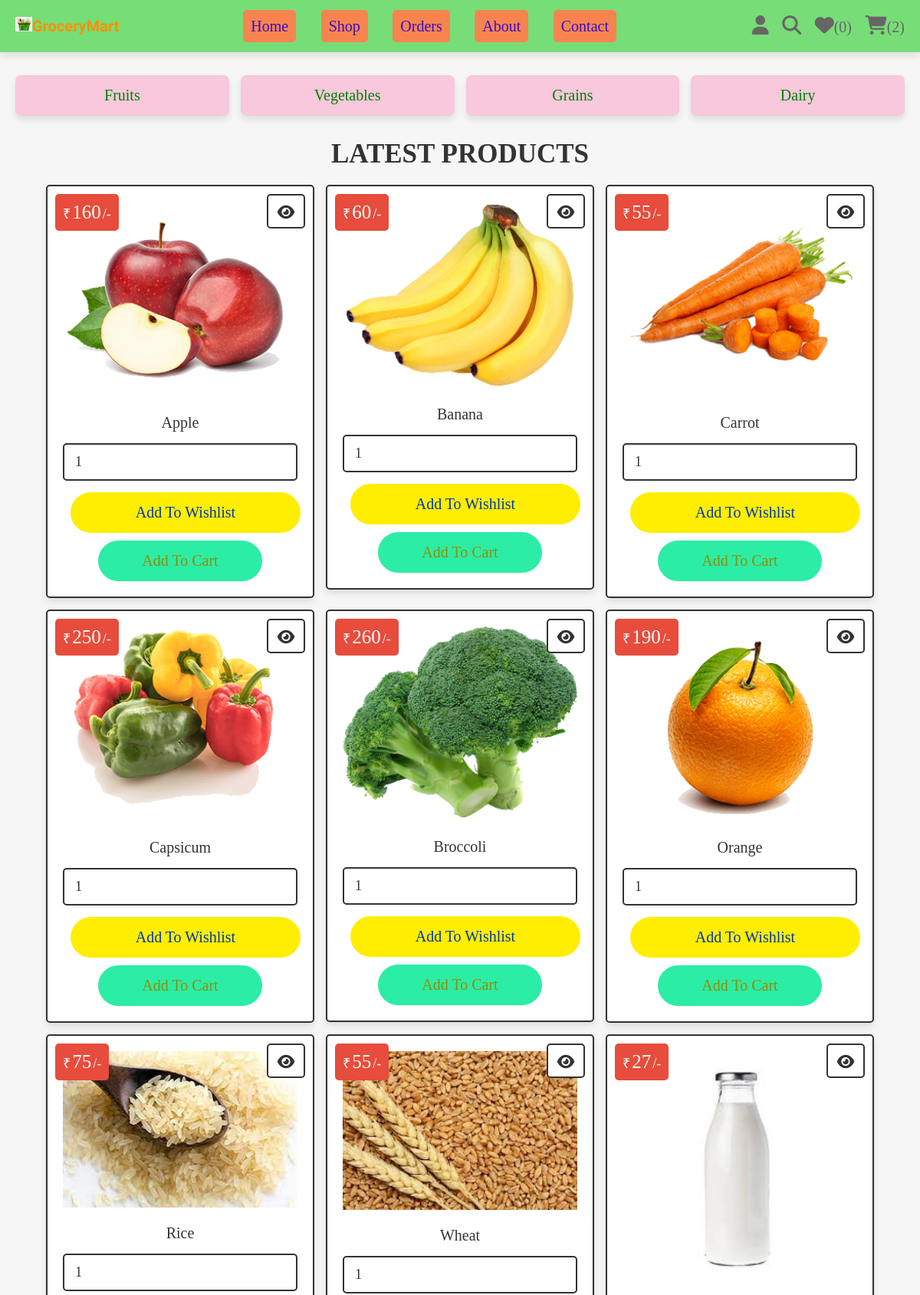
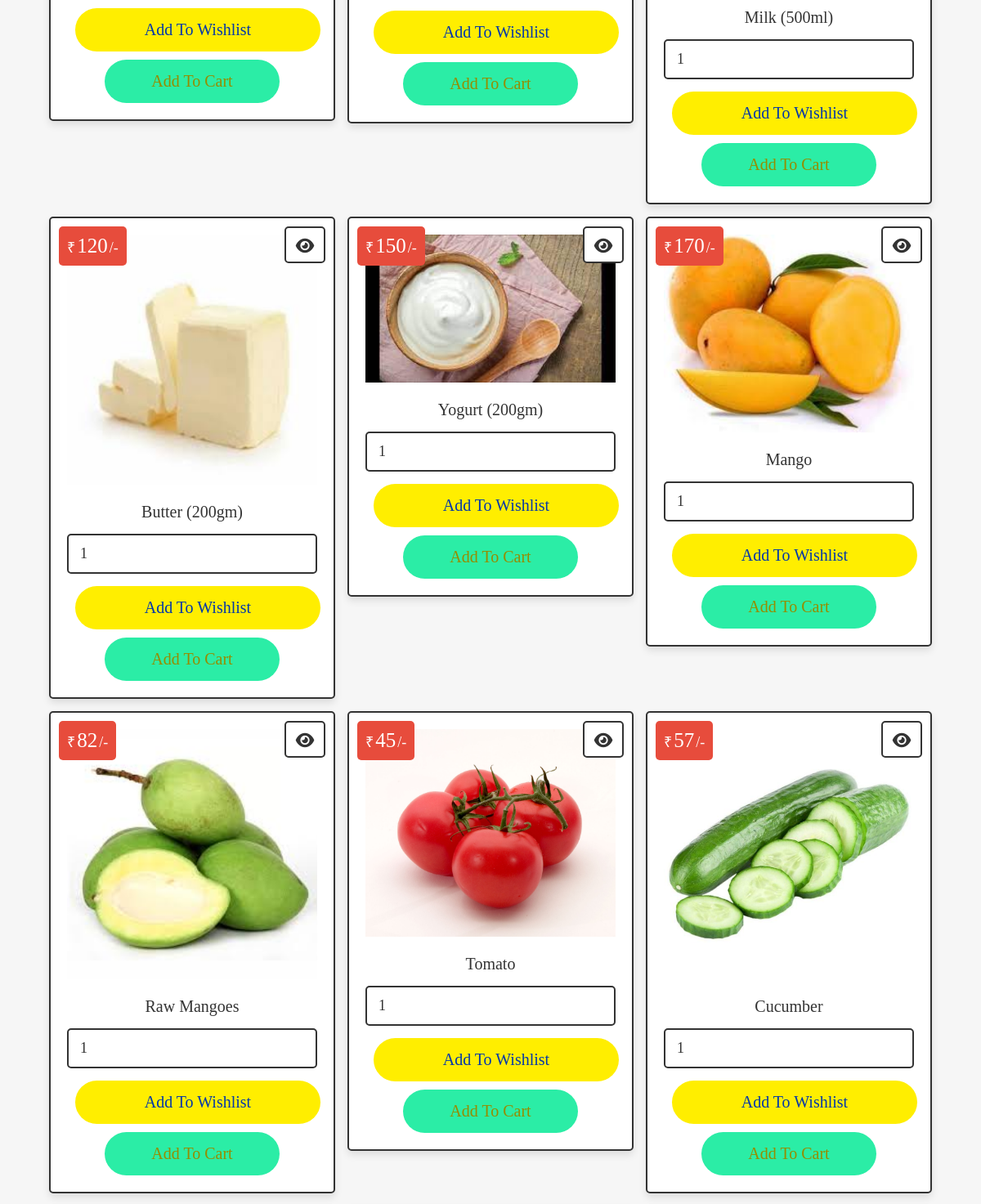
Screenshot of /shop.php (signed in, upper part) with the database file from the repository (2 pictures, top to bottom).
### tables this page shows
CREATE TABLE `products` (
  `id` int(100) NOT NULL,
  `name` varchar(100) NOT NULL,
  `category` varchar(20) NOT NULL,
  `details` varchar(500) NOT NULL,
  `price` int(100) NOT NULL,
  `image` varchar(100) NOT NULL
);

### shop.php (the view, shortened to what this page needs)
<?php
@include 'config.php';
?>
<!DOCTYPE html>
<html lang="en">
<head>
   <link rel="stylesheet" href="https://cdnjs.cloudflare.com/ajax/libs/font-awesome/6.1.1/css/all.min.css">
   <link rel="stylesheet" href="css/style.css">
</head>
<body>
<?php include 'header.php'; ?>
<section class="p-category">
   <a href="category.php?category=fruits">Fruits</a>
   <a href="category.php?category=vegetables">Vegetables</a>
   <a href="category.php?category=grains">Grains</a>
   <a href="category.php?category=dairy">Dairy</a>
</section>
<section class="products">
   <h1 class="title">latest products</h1>
   <div class="box-container">
   <?php
      $select_products = $conn->prepare("SELECT * FROM `products`");
      $select_products->execute();
      if($select_products->rowCount() > 0){
         while($fetch_products = $select_products->fetch(PDO::FETCH_ASSOC)){
   ?>
   <form action="" class="box" method="POST">
      <div class="price">₹<span><?= $fetch_products['price']; ?></span>/-</div>
      <a href="view_page.php?pid=<?= $fetch_products['id']; ?>" class="fas fa-eye"></a>
      <img src="uploaded_img/<?= $fetch_products['image']; ?>" alt="">
      <div class="name"><?= $fetch_products['name']; ?></div>
      <input type="number" min="1" value="1" name="p_qty" class="qty">
      <input type="submit" value="add to wishlist" class="option-btn" name="add_to_wishlist">
      <input type="submit" value="add to cart" class="btn" name="add_to_cart">
   </form>
   <?php
      }
   }else{
      echo '<p class="empty">no products added yet!</p>';
   }
   ?>
   </div>
</section>
</body>
</html>

### css/style.css (style rules this page uses)
.products .box-container { display: grid; grid-template-columns: repeat(auto-fit, 35rem); gap:1.5rem; justify-content: center; align-items: flex-start; }
.products .box-container .box { padding:2rem; text-align: center; border:var(--border); background-color: var(--white); box-shadow: var(--box-shadow); border-radius: .5rem; position: relative; }
.products .box-container .box .price { position: absolute; top:1rem; left:1rem; padding:1rem; border-radius: .5rem; background-color: var(--red); font-size: 1.8rem; color:var(--white); }
.products .box-container .box .price span { font-size: 2.5rem; color:var(--white); margin:0 .2rem; }
.products .box-container .box .fa-eye { position: absolute; top:1rem; right:1rem; border-radius: .5rem; height: 4.5rem; line-height: 4.3rem; width: 5rem; border:var(--border); color:var(--black); font-size: 2rem; background-color: var(--white); }
.products .box-container .box img { width: 100%; margin-bottom: 1rem; }
.products .box-container .box .name { font-size: 2rem; color:var(--black); padding:1rem 0; }
.products .box-container .box .qty { margin:.5rem 0; border-radius: .5rem; padding:1.2rem 1.4rem; font-size: 1.8rem; color:var(--black); border:var(--border); width: 100%; }
.p-category { display: grid; grid-template-columns: repeat(auto-fit, minmax(27rem, 1fr)); gap:1.5rem; justify-content: center; align-items: flex-start; }
.p-category { padding-bottom: 0; }
.p-category a { padding:1.5rem; text-align: center; border:rgb(85, 0, 223); background-color: #F8C8DC; box-shadow: var(--box-shadow); border-radius: .75rem; font-size: 2rem; text-transform: capitalize; color:green; }

### css/components.css (style rules this page uses)
:root { --green:#27ae60; --orange:#f39c12; --red:#e74c3c; --black:#333; --light-color:#666; --white:#fff; --light-bg:#f6f6f6; --border:.2rem solid var(--black); --box-shadow:0 .5rem 1rem rgba(0,0,0,.1); }
* { font-family:Georgia, 'Times New Roman', Times, serif; margin:0; padding:0; box-sizing: border-box; outline: none; border:none; text-decoration: none; color:var(--black); }
body { background-color: var(--light-bg); }
html { font-size: 62.5%; overflow-x: hidden; scroll-behavior: smooth; scroll-padding-top: 6.5rem; }
section { padding:3rem 2rem; max-width: 1200px; margin:0 auto; }
.btn, .delete-btn, .option-btn { display: block; width: 98%; margin:1rem; border-radius:3rem; color:rgb(2, 55, 170); font-size: 2rem; padding:1.5rem; text-transform: capitalize; cursor: pointer; text-align: center; }
.btn { display: block; width: 70%; padding: 15px 20px; margin:auto; margin-top:10px; text-align: center; border: none; background: #2beda6; outline: none; border-radius: 30px; font-size: 2rem; color: rgb(149, 141, 0); cursor: pointer; transition: .3s; }
.option-btn { background-color: rgb(255, 238, 0); }
.title { text-align: center; margin-bottom: 2rem; text-transform: uppercase; color:var(--black); font-size: 3.5rem; }

### rows the page displays
products: price "160", image (picture), name "Apple"
products: price "60", image (picture), name "Banana"
products: price "55", image (picture), name "Carrot"
products: price "250", image (picture), name "Capsicum"
products: price "260", image (picture), name "Broccoli"
products: price "190", image (picture), name "Orange"
products: price "75", image (picture), name "Rice"
products: price "55", image (picture), name "Wheat"
products: price "27", image (picture), name "Milk (500ml)"
products: price "120", image (picture), name "Butter (200gm)"
products: price "150", image (picture), name "Yogurt (200gm)"
products: price "170", image (picture), name "Mango"
products: price "82", image (picture), name "Raw Mangoes"
products: price "45", image (picture), name "Tomato"
products: price "57", image (picture), name "Cucumber"

### other values shown
$count_wishlist_items->rowCount() "0"
$count_cart_items->rowCount() "2"
